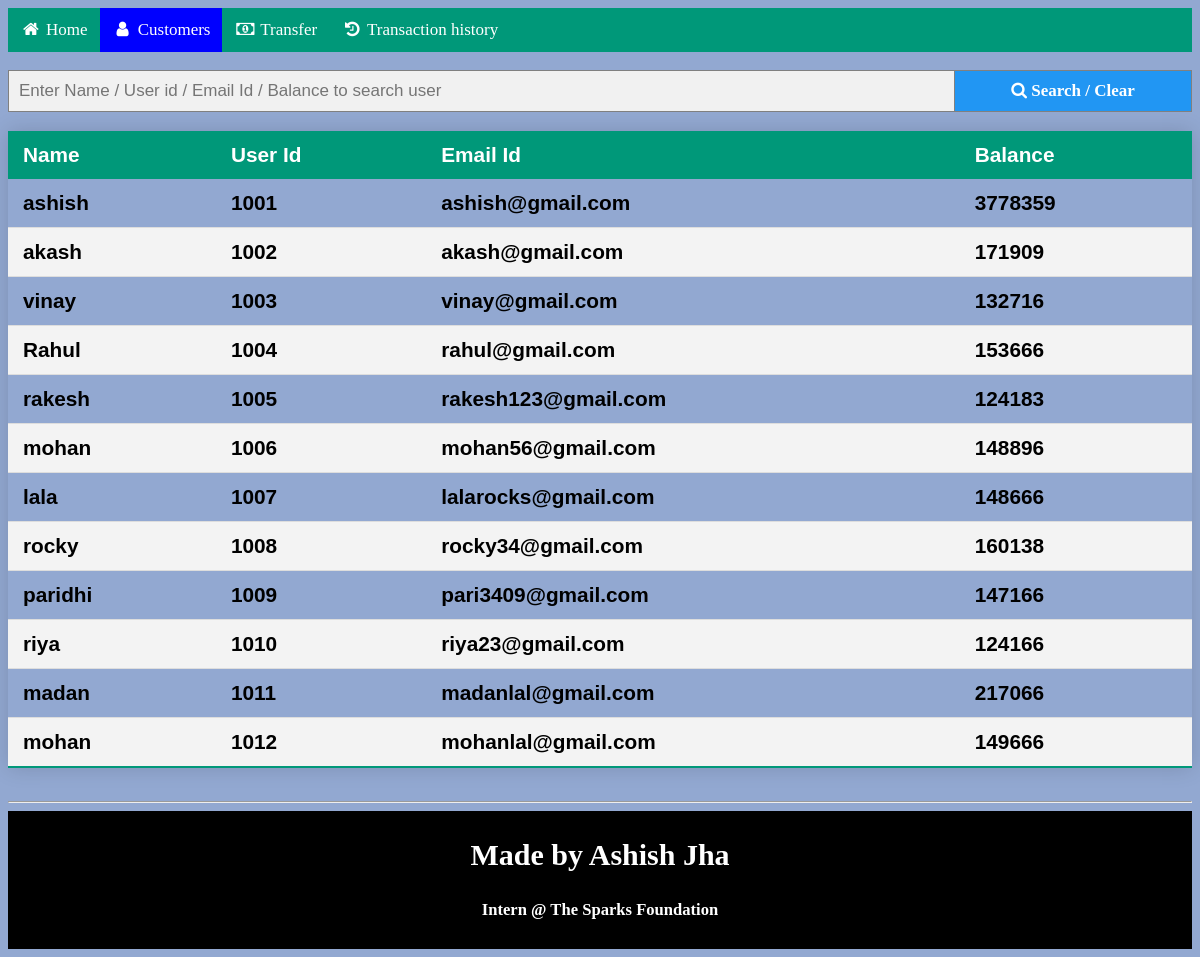
Screenshot of /alluser.php with the database file from the repository.
### tables this page shows
CREATE TABLE `customer` (
  `user` varchar(15) NOT NULL,
  `userid` int(4) NOT NULL,
  `email id` varchar(30) NOT NULL,
  `balance` int(15) NOT NULL
);

### alluser.php (the view, shortened to what this page needs)
<?php
if(isset($_POST['search']))
{
    $valueToSearch = $_POST['myInput'];
    $query = "SELECT * FROM `customer` WHERE CONCAT(`user`, `userid`, `email id`, `balance`) LIKE '%".$valueToSearch."%'";
    $search_result = filterTable($query);
}
 else {
    $query = "SELECT * FROM `customer`";
    $search_result = filterTable($query);
}
function filterTable($query)
{
    $connect = mysqli_connect("localhost", "id15916237_ashish", "!>Vo77hWVV8zO8!i", "id15916237_intern");
    $filter_Result = mysqli_query($connect, $query);
    return $filter_Result;
}
?>
<!DOCTYPE html>
<html>
<link rel="stylesheet" href="https://cdnjs.cloudflare.com/ajax/libs/font-awesome/4.7.0/css/font-awesome.min.css">
    <body >
    <div class="navbar">
  <a href="index.php"><i class="fa fa-fw fa-home"></i> Home</a>
  <a class="active" href="alluser.php"><i class="fa fa-fw fa-user"></i> Customers</a>
  <a href="transfer.php"><i class="fa fa-fw fa-money"></i> Transfer</a>
  <a href="history.php"><i class="fa fa-fw fa-history"></i> Transaction history</a>
</div>
<br>
<form class="example" action="alluser.php" method="post">
            <input type="text"  name="myInput" placeholder="Enter Name / User id / Email Id / Balance to search user">
            <button name="search" value="Filter" type="submit"> <i class="fa fa-search"><b>  Search / Clear</b></i></button>
            <br><br>
            <table class=styled-table>
            <thead>
                <tr>
                    <th>Name</th>
                    <th>User Id</th>
                    <th>Email Id</th>
                    <th>Balance</th>
                </tr>
</thead>
                <?php while($row = mysqli_fetch_array($search_result)):?>
                <tr class=active-row>
                    <td><?php echo $row['user'];?></td>
                    <td><?php echo $row['userid'];?></td>
                    <td><?php echo $row['email id'];?></td>
                    <td><?php echo $row['balance'];?></td>
                </tr>
                <?php endwhile;?>
            </table>
        </form>
		<hr />
    <footer class="center footer">
        <h2 class="info"><b>Made by Ashish Jha</b></h2>
        <h5>Intern @ The Sparks Foundation</h5>
    </footer>
    </body>
</html>

### alluser.php (style rules this page uses)
* { box-sizing: border-box; }
.styled-table { border-collapse: collapse; margin: 25px 0; font-size: 1.3em; font-family: sans-serif; min-width: 100%; box-shadow: 0 0 20px rgba(0, 0, 0, 0.15); }
.styled-table thead tr { background-color: #009879; color: #ffffff; text-align: left; }
.center, .center-align { text-align: center; }
.styled-table th, .styled-table td { padding: 12px 15px; }
.styled-table tbody tr { border-bottom: 1px solid #dddddd; }
.styled-table tbody tr:nth-of-type(even) { background-color: #f3f3f3; }
.styled-table tbody tr:last-of-type { border-bottom: 2px solid #009879; }
.styled-table tbody tr.active-row { font-weight: bold; color: black; }
.navbar { width: 100%; background-color: #009879; overflow: auto; position: sticky; top: 0; }
.navbar a { float: left; padding: 12px; color: white; text-decoration: none; font-size: 17px; }
.active { background-color: blue; color:black; }
body { background-color: #92a8d1; }
.footer { color:white; background: black; margin-bottom: 0; bottom: 0; padding: 2px; font-size: 20px; position: relative; width: 100%; }
.info { font-weight: 800; }
form.example input[type=text] { padding: 10px; font-size: 17px; border: 1px solid grey; float: left; width: 80%; background: #f1f1f1; }
form.example button { float: left; width: 20%; padding: 10px; background: #2196F3; color: white; font-size: 17px; border: 1px solid grey; border-left: none; cursor: pointer; }
form.example::after { content: ""; clear: both; display: table; }

### rows the page displays
customer: user "ashish", userid "1001", email id "ashish@gmail.com", balance "3778359"
customer: user "akash", userid "1002", email id "akash@gmail.com", balance "171909"
customer: user "vinay", userid "1003", email id "vinay@gmail.com", balance "132716"
customer: user "Rahul", userid "1004", email id "rahul@gmail.com", balance "153666"
customer: user "rakesh", userid "1005", email id "rakesh123@gmail.com", balance "124183"
customer: user "mohan", userid "1006", email id "mohan56@gmail.com", balance "148896"
customer: user "lala", userid "1007", email id "lalarocks@gmail.com", balance "148666"
customer: user "rocky", userid "1008", email id "rocky34@gmail.com", balance "160138"
customer: user "paridhi", userid "1009", email id "pari3409@gmail.com", balance "147166"
customer: user "riya", userid "1010", email id "riya23@gmail.com", balance "124166"
customer: user "madan", userid "1011", email id "madanlal@gmail.com", balance "217066"
customer: user "mohan", userid "1012", email id "mohanlal@gmail.com", balance "149666"
